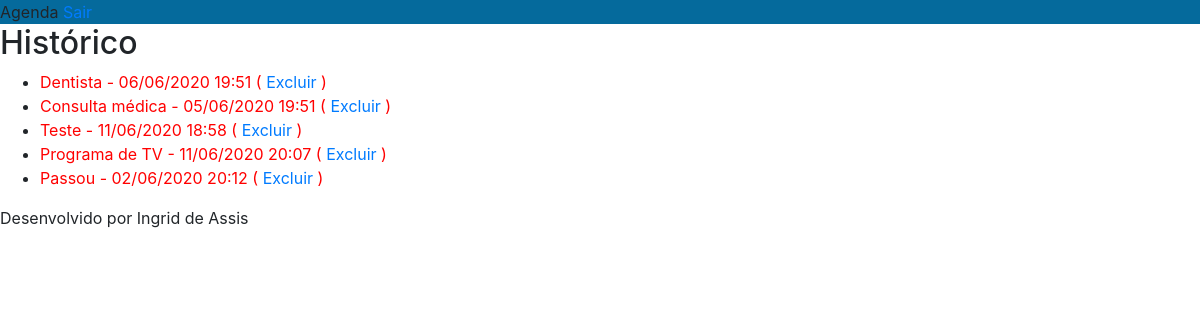
/agenda/evento/historico/ (signed in), run on the app's committed database.
### core/models.py (models this page shows, shortened)
class Evento(models.Model):
    titulo = models.CharField(max_length=100) #cria o nome do evento
    descricao = models.TextField(blank=True, null=True) #a descricao do evento pode ser nula ou em branco
    data_evento = models.DateTimeField(verbose_name='Data do evento')
    data_criacao = models.DateTimeField(auto_now=True) #insere a data atual do sistema
    usuario = models.ForeignKey(User, on_delete= models.CASCADE) #se o dono do evento for excluido vc exclui todos os eventos dele
    class Meta:
        db_table= 'evento' #o nome da tabela é evento
    def get_data_evento(self):
        return self.data_evento.strftime(' %d/%m/%Y %H:%M')
    def get_evento_atrasado(self):
        if self.data_evento < datetime.now() - timedelta(hours=24):
            return True
        return False
    def get_evento_do_dia(self):
        if self.data_evento.strftime('%Y-%m-%d') == date.today().strftime('%Y-%m-%d'):
            return True
        return False

### core/views.py (the view)
# urls.py: path('agenda/evento/historico/', views.historico),
def historico(request):
    usuario = request.user
    evento = Evento.objects.filter(usuario=usuario)
    dados = {'eventos': evento}
    return render(request, 'historico.html', dados)

### templates/historico.html (shortened to what this page needs)
{% extends "model-page.html"%}
{% block content%}
       <h2>Histórico</h2>
    <ul>
       {% for evento in eventos %}
       <li>
            <div style= {% if evento.get_evento_atrasado %}
                            "color: red"
                        {% endif %}
            >
               {{evento.titulo}} - {{ evento.get_data_evento}}
               ( <a href="delete/{{evento.id}}/">Excluir</a> )
          </div>
         </li>
       {%endfor %}
    </ul>
{% endblock%}

### data on the page
Evento: titulo "Dentista", get_data_evento "06/06/2020 19:51"
Evento: titulo "Consulta médica", get_data_evento "05/06/2020 19:51"
Evento: titulo "Teste", get_data_evento "11/06/2020 18:58"
Evento: titulo "Programa de TV", get_data_evento "11/06/2020 20:07"
Evento: titulo "Passou", get_data_evento "02/06/2020 20:12"
